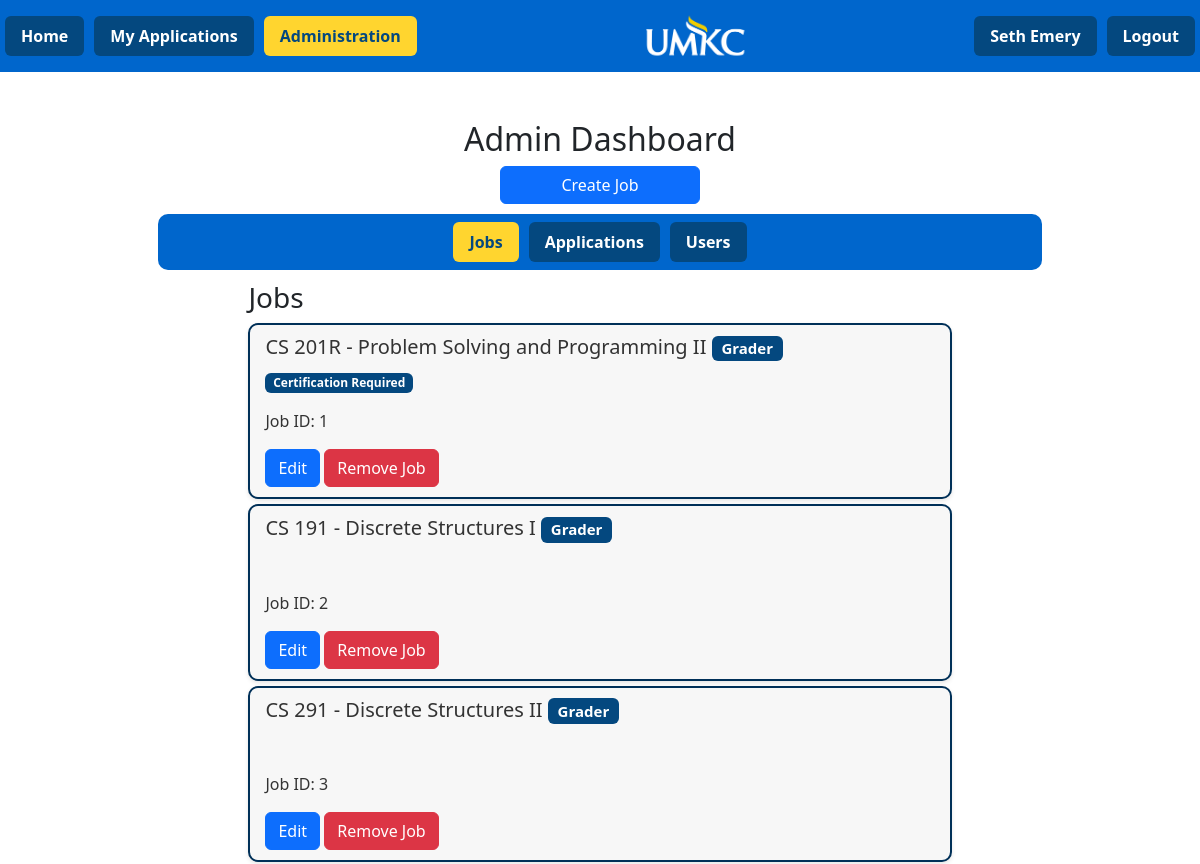
The app's page /admin (signed in, upper part), older data.
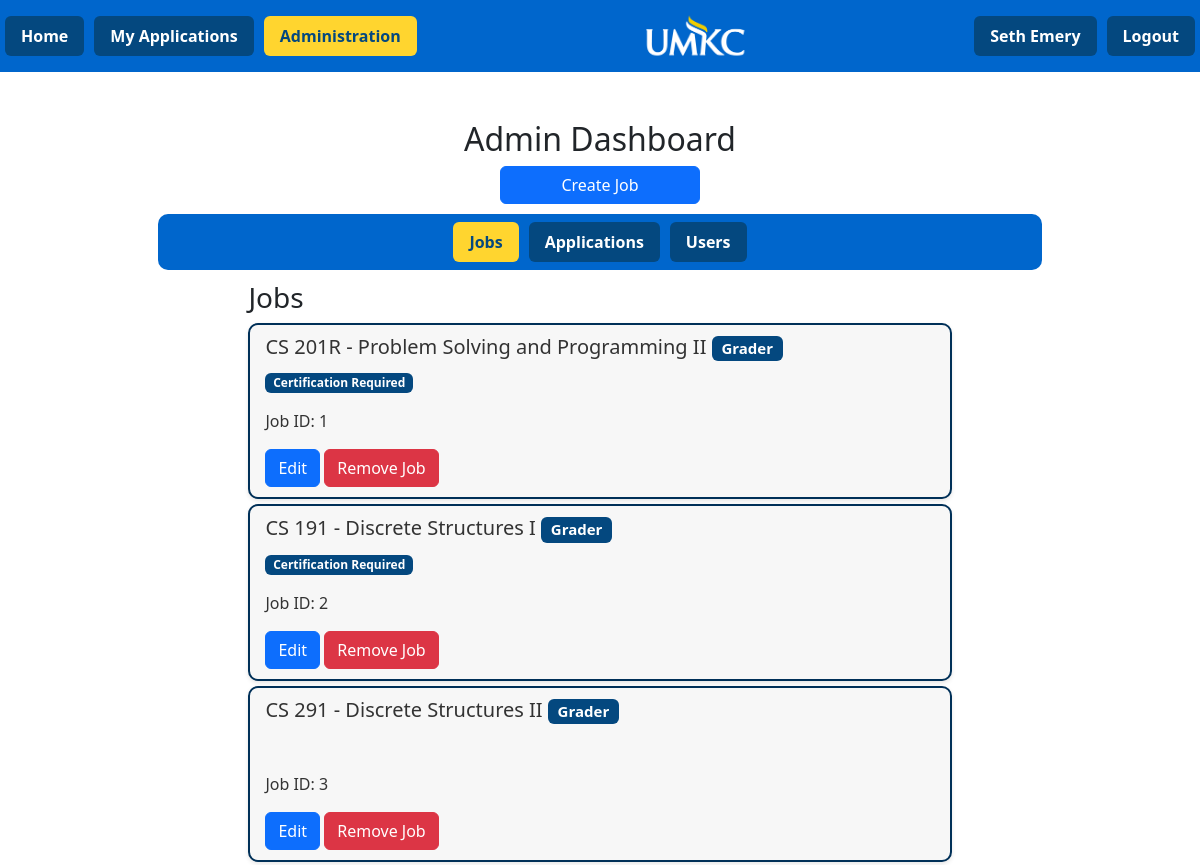
The same page, newer data.
### gta/model/models.py (models this page shows)
class Jobs(db.Model):
    __tablename__ = "Jobs"
    job_id = db.Column(db.Integer,autoincrement=True, primary_key=True )
    role_id = db.Column(db.Integer, db.ForeignKey("Roles.role_id"))
    course_required = db.Column(db.Integer, db.ForeignKey("Courses.course_id"))
    certification_required = db.Column(db.Boolean, nullable=False)
    status = db.Column(db.Boolean, nullable=False)
    user_id = db.Column(db.Integer, db.ForeignKey("Users.user_id"))

class Roles(db.Model):
    __tablename__ = "Roles"
    role_id = db.Column(db.Integer, primary_key=True)
    role_name = db.Column(db.String(25), nullable=False)

### gta/main/routes.py (the view)
@mbp.route('/admin')
@login_required
def AdminPage():
    if current_user.role != 5:
        return redirect(url_for("form.LoginPage"))
    with app.app_context():
        resj = db.session.execute(db.select(Courses.course_name, Courses.course_level, Jobs.certification_required, Roles.role_name, Jobs.job_id).where(Jobs.role_id == Roles.role_id).where(Jobs.course_required == Courses.course_id)).all()
        resa = db.session.execute(db.select(Users.user_id, Courses.course_name, Courses.course_level, Applications.status, Applications.gta_cert_file_name, Applications.transcript_file_name, Roles.role_name, Jobs.job_id, Applications.app_id, Applications.editable).where(Applications.user_id == Users.user_id).where(Applications.course_id == Courses.course_id).where(Applications.job_id == Jobs.job_id).where(Jobs.role_id == Roles.role_id)).all()
        all_users = Users.query.all()
    jobs = [{"course": r[0]+" - "+r[1], "cert_required": r[2], "role_name": r[3], "job_id": r[4]} for r in resj]
    apps = [{"user_id": a[0], "course": a[1]+" - "+a[2], "status": a[3], "gta_cert": a[4], "transcript": a[5], "role": a[6], "job_id": a[7], "app_id": a[8], "editable": a[9]} for a in resa]
    users = [{
        "user_id": user.user_id,
        "fname": user.user_fname,
        "lname": user.user_lname,
        "email": user.user_email,
        "role": user.role,
        "major": user.major,
    } for user in all_users]
    return render_template('admin.html',jobs=jobs, apps=apps, users=users)

### gta/main/routes.py (called while the page is built)
@login_manager.user_loader
def load_user(user_id):
    return Users.query.get(int(user_id))

### gta/templates/admin.html (shortened to what this page needs)
{% extends 'base.html' %}
{% block content %}
<div class="flex-container-columm">
    <h2 style="text-align: center;">Admin Dashboard</h2>
    <button id="create-job" class="btn btn-primary btn-job">{{render_nav_item('form.CreateJobPage', 'Create Job')}}</button>
    <nav class="navbar navbar-center small-my-navbar">
        <ul class="nav nav-pills">
            <li class="nav-item" style="margin-inline: 5px;">
                <a class="nav-link active" id="jobsButton" onclick="displayJobs()">Jobs</a>
            </li>
            <li class="nav-item" style="margin-inline: 5px;">
                <a class="nav-link" id="applicationsButton" onclick="displayApplications()">Applications</a>
            </li>
            <li class="nav-item" style="margin-inline: 5px;">
                <a class="nav-link" id = "usersButton" onclick="displayUsers()">Users</a>
            </li>
        </ul>
    </nav>
</div>
<div class="flex-container-column">
    <div class="flex-child active" style="display: block;"  id="jobsList">
        <h3>Jobs</h3>
            <ul id="job-list-group" class="list-group">
                {% for j in jobs %}
                    <li class="list-group-item">
                        <h5 id="course-name">{{ j['course'] }} <span class="badge badge-primary">{{ j['role_name'] }}</span></h5>
                        <p>{% if j['cert_required'] %}<span class="badge badge-primary">Certification Required</span>{% else %}&nbsp;{% endif %}</p>
                        <p>Job ID: {{ j['job_id'] }}</p>
                        <a href="{{ url_for('form.EditJob', job_id= j['job_id'])}}"  id="job-edit" class="btn btn-primary">Edit</a>
                        <button id="job-close" class="btn btn-danger" onclick="confirmAndRemoveJob({{ j['job_id'] }})">Remove Job</button>
                    </li>
                {% endfor %}
            </ul>
    </div>
</div>
{% endblock %}

Row changes from the older to the newer data that the page shows:
changed Jobs id 2: now shows "Certification Required"
